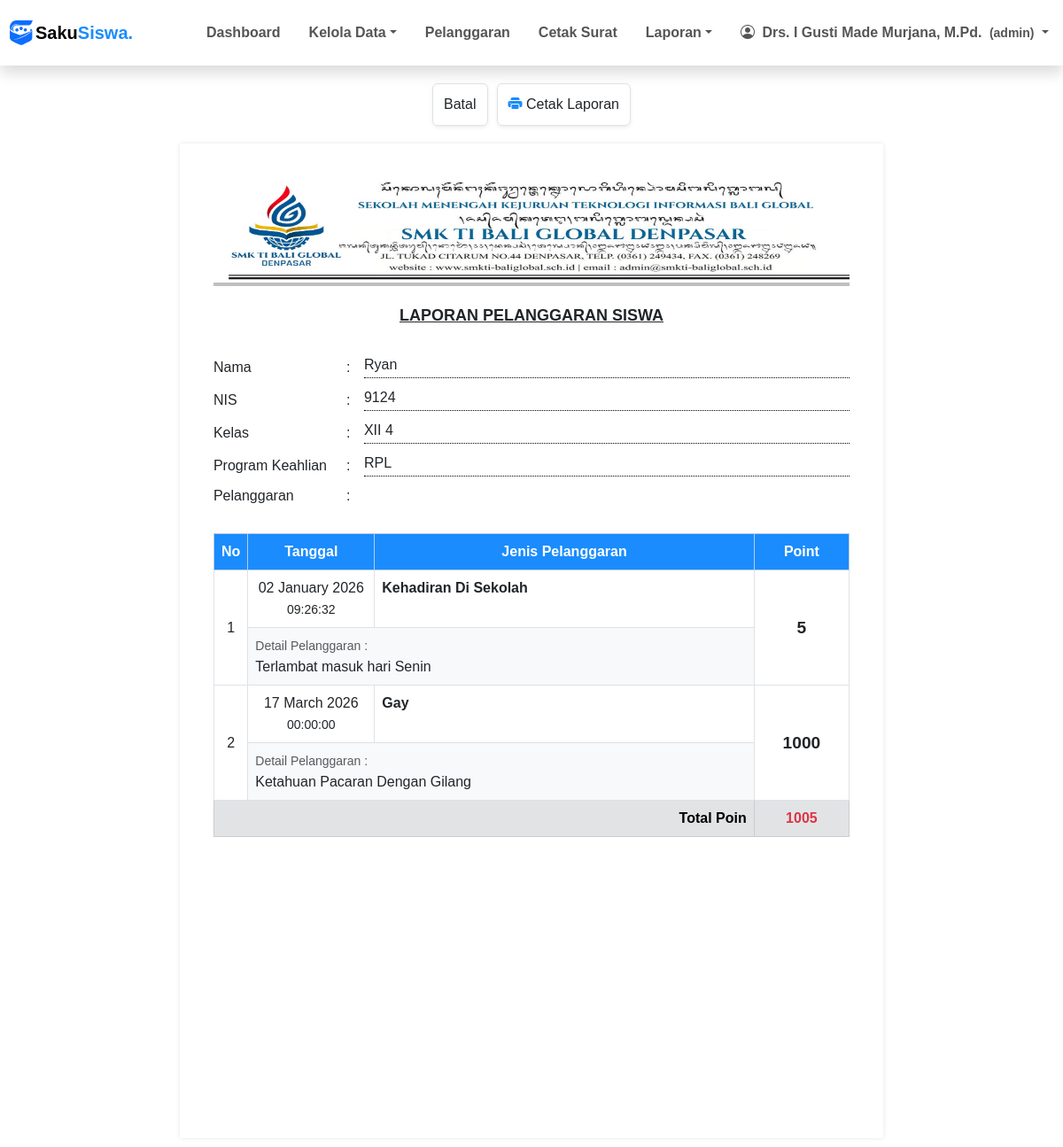
Page /pages/laporan/detail_pelanggaran_siswa.php?nis=9124 (signed in) on the committed database.
### tables this page shows
CREATE TABLE `siswa` (
  `nis` char(5) NOT NULL,
  `nama_siswa` varchar(50) DEFAULT NULL,
  `jenis_kelamin` enum('Laki - Laki','Perempuan') DEFAULT NULL,
  `alamat` varchar(100) DEFAULT NULL,
  `password` varchar(70) DEFAULT NULL,
  `status_siswa` enum('aktif','tidak_aktif','lulus','pindah') DEFAULT NULL,
  `id_ortu_wali` int DEFAULT NULL,
  `id_kelas` int DEFAULT NULL
);

CREATE TABLE `tingkat` (
  `id_tingkat` int NOT NULL,
  `tingkat` varchar(6) DEFAULT NULL
);

CREATE TABLE `kelas` (
  `id_kelas` int NOT NULL,
  `id_tingkat` int DEFAULT NULL,
  `id_program_keahlian` int DEFAULT NULL,
  `rombel` int DEFAULT NULL,
  `kode_guru` char(8) DEFAULT NULL
);

CREATE TABLE `program_keahlian` (
  `id_program_keahlian` int NOT NULL,
  `program_keahlian` varchar(6) DEFAULT NULL,
  `deskripsi` varchar(50) DEFAULT NULL
);

CREATE TABLE `pelanggaran_siswa` (
  `id_pelanggaran_siswa` int NOT NULL,
  `tanggal` datetime DEFAULT NULL,
  `nis` char(5) DEFAULT NULL,
  `id_jenis_pelanggaran` int DEFAULT NULL,
  `keterangan` text
);

CREATE TABLE `jenis_pelanggaran` (
  `id_jenis_pelanggaran` int NOT NULL,
  `jenis` varchar(50) DEFAULT NULL,
  `poin` int DEFAULT NULL
);

### pages/laporan/detail_pelanggaran_siswa.php (the view, shortened to what this page needs)
<?php
include ROOTPATH . "/config/config.php";
$nis = $_GET['nis'];
$query_siswa = mysqli_query($conn, "SELECT s.nis, s.nama_siswa, t.tingkat, p.program_keahlian, k.rombel, p.deskripsi FROM siswa s
JOIN kelas k ON s.id_kelas = k.id_kelas
JOIN tingkat t ON k.id_tingkat = t.id_tingkat
JOIN program_keahlian p ON k.id_program_keahlian = p.id_program_keahlian
WHERE s.nis = '$nis'");
$row_siswa = mysqli_fetch_assoc($query_siswa);
include ROOTPATH . "/includes/header.php";
?>
<center class="no-print">
    <div class="btn-container">
        <button onclick="window.history.back()" class="btn btn-cancel shadow-sm border">
            <span>Batal</span>
        </button>
        <button onclick="window.print()" class="btn btn-save shadow-sm border">
            <span><i class="bi bi-printer-fill" style="color: #1a8cfd;"></i> Cetak Laporan</span>
        </button>
    </div>
</center>
<div class="page">
    <div class="header">
        <img src="/SistemPoin/assets/img/kop.jpg" alt="kepala surat" width="100%">
        <hr style="border: 2px solid black; margin-top: 2px;">
    </div>
    <div class="title">LAPORAN PELANGGARAN SISWA</div>
    <div class="content">
        <div class="form-row">
            <div class="label">Nama</div>
            <div class="separator">:</div>
            <div class="field"><?php echo $row_siswa['nama_siswa']; ?></div>
        </div>
        <div class="form-row">
            <div class="label">NIS</div>
            <div class="separator">:</div>
            <div class="field"><?php echo $row_siswa['nis']; ?></div>
        </div>
        <div class="form-row">
            <div class="label">Kelas</div>
            <div class="separator">:</div>
            <div class="field"><?php echo $row_siswa['tingkat'] . ' ' . $row_siswa['rombel'] ?></div>
        </div>
        <div class="form-row">
            <div class="label">Program Keahlian</div>
            <div class="separator">:</div>
            <div class="field"><?php echo $row_siswa['program_keahlian']; ?></div>
        </div>
        <div class="form-row">
            <div class="label">Pelanggaran</div>
            <div class="separator">:</div>
        </div>
        <div class="table-responsive">
            <table class="table table-bordered">
                <thead class="table-primary text-center">
                    <tr>
                        <th width="5%">No</th>
                        <th width="20%">Tanggal</th>
                        <th width="60%">Jenis Pelanggaran</th>
                        <th width="15%">Point</th>
                    </tr>
                </thead>
                <tbody>
                    <?php
                    $no = 1;
                    $res = mysqli_query($conn, "SELECT tanggal, jenis, keterangan, poin FROM pelanggaran_siswa JOIN jenis_pelanggaran USING(id_jenis_pelanggaran) WHERE nis = '$nis'");
                    while ($p = mysqli_fetch_assoc($res)) {
                        $dt = date("d F Y", strtotime($p['tanggal']));
                        $tm = date("H:i:s", strtotime($p['tanggal']));
                        ?>
                        <tr>
                            <td class="text-center align-middle" rowspan="2"><?= $no++ ?></td>
                            <td class="text-center"><?= $dt ?><br><small><?= $tm ?></small></td>
                            <td class="fw-bold"><?= htmlspecialchars($p['jenis']) ?></td>
                            <td class="text-center align-middle fw-bold" rowspan="2" style="font-size: 1.2rem;">
                                <?= $p['poin'] ?>
                            </td>
                        </tr>
                        <tr>
                            <td colspan="2" class="bg-light">
                                <small class="text-muted">Detail Pelanggaran :</small> <br>
                                <?= htmlspecialchars($p['keterangan']) ?>
                            </td>
                        </tr>
                    <?php } ?>
                </tbody>
                <tfoot>
                    <tr class="table-secondary">
                        <td colspan="3" class="text-end fw-bold">Total Poin</td>
                        <td class="text-center fw-bold text-danger">
                            <?php
                            $query_total = "SELECT SUM(jp.poin) as total FROM pelanggaran_siswa ps JOIN jenis_pelanggaran jp ON ps.id_jenis_pelanggaran = jp.id_jenis_pelanggaran WHERE ps.nis = '$nis'";
                            $sum_res = mysqli_query($conn, $query_total);
                            if ($sum_res) {
                                $total = mysqli_fetch_assoc($sum_res);
                                echo $total['total'] ?? 0;
                            } else {
                                echo "Error Col";
                            }
                            ?>
                        </td>
                    </tr>
                </tfoot>
            </table>
        </div>
    </div>
    <?php include ROOTPATH . "/includes/footer.php"; ?>

### assets/css/style.css (style rules this page uses)
th { background-color: #1a8cfd !important; color: white !important; }
.btn { transition: all 0.4s ease-in-out !important; }
.btn-save { background-color: #1a374d; color: white; padding: 10px 25px; border-radius: 8px; border: none; font-weight: 600; transition: all 0.3s ease; }
.btn-cancel { background-color: #f8f9fa; color: #6c757d; padding: 10px 25px; border-radius: 8px; border: 1px solid #dee2e6; text-decoration: none; font-weight: 600; transition: all 0.3s ease; }

### includes/header.php (style rules this page uses)
body { font-family: 'Poppins', sans-serif !important; }

### pages/laporan/detail_pelanggaran_siswa.php (style rules this page uses)
.page { width: 210mm; min-height: 297mm; padding: 10mm; margin: 10px auto; background: white; box-shadow: 0 0 5px rgba(0, 0, 0, 0.1); font-family: Arial, sans-serif; }
.title { text-align: center; font-weight: bold; font-size: 18px; text-decoration: underline; margin-top: 20px; }
.content { margin-top: 30px; }
.form-row { display: flex; margin-bottom: 10px; align-items: flex-end; }
.label { width: 150px; }
.separator { width: 20px; }
.field { flex-grow: 1; border-bottom: 1px dotted #000; padding-bottom: 2px; }
table { border-collapse: collapse; margin-top: 20px; }
th { background-color: #f2f2f2; }
.btn-container { display: flex; justify-content: center; align-items: center; gap: 10px; margin: 20px 0; }
button { display: flex; height: 3em; align-items: center; justify-content: center; background-color: #fff; border-radius: 3px; cursor: pointer; border: 1px solid #ddd; padding: 0 15px; transition: all 0.2s linear; }

### rows in the picture
siswa: nama_siswa "Ryan", nis "9124", tingkat.tingkat "XII", id_kelas.rombel "4", program_keahlian.program_keahlian "RPL"
pelanggaran_siswa: tanggal "02 January 2026", tanggal "09:26:32", id_jenis_pelanggaran.jenis "Kehadiran Di Sekolah", id_jenis_pelanggaran.poin "5", keterangan "Terlambat masuk hari Senin"
pelanggaran_siswa: tanggal "17 March 2026", tanggal "00:00:00", id_jenis_pelanggaran.jenis "Gay", id_jenis_pelanggaran.poin "1000", keterangan "Ketahuan Pacaran Dengan Gilang"

### other values in the picture
$_SESSION['nama_pengguna'] "Drs. I Gusti Made Murjana, M.Pd."
$_SESSION['user_role'] "admin"
$total['total'] "1005"
